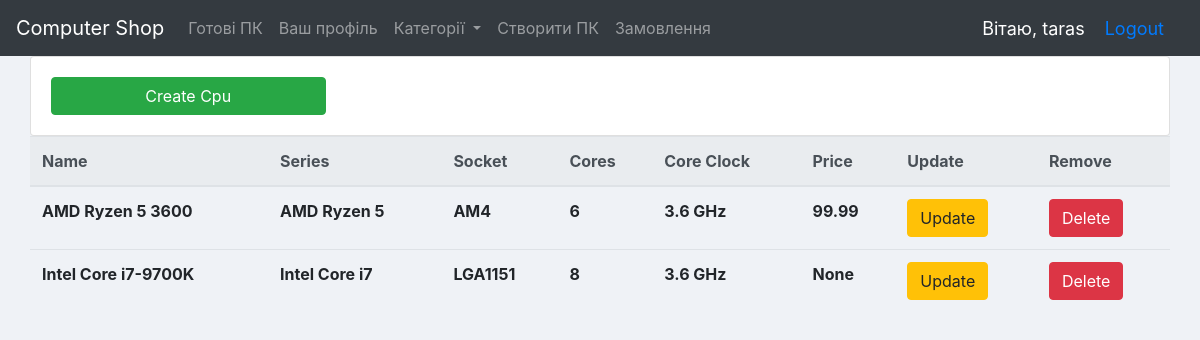
/cpu/ (signed in), run on the app's committed database.
### computers/models.py (models this page shows, shortened)
class Cpu(models.Model):
    name = models.CharField(max_length=150, null=True)
    model = models.CharField(max_length=150, null=True)
    series = models.CharField(max_length=150, null=True)
    socket = models.CharField(max_length=150, null=True)
    core_count = models.PositiveIntegerField(null=True)
    core_clock = models.FloatField(null=True)  # add GHz when printing out
    price = models.FloatField(null=True)

### computers/decorators.py (the view)
        def wrapper_func(request, *args, **kwargs):
            group = None
            if request.user.groups.exists():
                group = request.user.groups.all()[0].name
            if group in allowed_roles:
                return view_func(request, *args, **kwargs)
            else:
                return HttpResponse('You are not authorized!')

### computers/views/cpu_views.py (called while the page is built)
@login_required(login_url='login')
@allowed_users(allowed_roles=['admin'])
def cpu_list(request):
    cpus = Cpu.objects.all()
    context = {'cpus': cpus}
    return render(request, 'computers/cpu/table.html', context)

### computers/templates/computers/cpu/table.html
{% extends 'computers/base.html' %}
{% block content %}
<div class="row justify-content-right">
        <div class="card card-body">
            <a class="btn btn-success w-25" href="{% url 'create_cpu'%}">Create Cpu</a>
        </div>
</div>
<div class="row justify-content-center">
    <table class="table">
        <thead class="thead-light">
            <tr>
                <th scope="col">Name</th>
                <th scope="col">Series</th>
                <th scope="col">Socket</th>
                <th scope="col">Cores</th>
                <th scope="col">Core Clock</th>
                <th scope="col">Price</th>
                <th scope="col">Update</th>
                <th scope="col">Remove</th>
            </tr>
        </thead>
        <tbody>
            {% for cpu in cpus %}
            <tr>
                <th scope="col">{{ cpu.name }}</th>
                <th scope="col">{{ cpu.series }}</th>
                <th scope="col">{{ cpu.socket }}</th>
                <th scope="col">{{ cpu.core_count }}</th>
                <th scope="col">{{ cpu.core_clock }} GHz</th>
                <th scope="col">{{ cpu.price }}</th>
                <th scope="col">
                    <a class="btn btn-warning" href="{% url 'update_cpu' cpu.id %}">Update</a>
                </th>
                <th scope="col">
                    <a class="btn btn-danger" href="{% url 'delete_cpu' cpu.id %}">Delete</a>
                </th>
            </tr>
        {% endfor %}
        </tbody>
    </table>
</div>
{% endblock %}

### computers/templates/computers/base.html (shortened to what this page needs)
<!DOCTYPE html>
<html lang="en">
<head>
    <link rel="stylesheet" href="https://maxcdn.bootstrapcdn.com/bootstrap/4.0.0/css/bootstrap.min.css"
>
    {% load static %}
</head>
<body>
<nav class="navbar navbar-expand-lg navbar-dark bg-dark">
    <a class="navbar-brand" href="{% url 'home' %}">Computer Shop</a>
    {% include 'computers/navbar.html' %}
    <span class="hello-msg">Вітаю, {{request.user}}</span>
    {% if request.user.is_authenticated %}
        <span class="hello-msg"><a href="{% url 'logout' %}">Logout</a></span>
    {% else %}
        <span class="hello-msg"><a href="{% url 'login' %}">Login</a></span>
    {% endif %}
</nav>
<div class="{% block container %}container{% endblock %}">
    {% block content %}
    {% endblock %}
</div>
</body>
</html>

### computers/templates/computers/base.html (style rules this page uses)
body { background-color:#eff2f6; }
.hello-msg { font-size: 18px; color: #fff; margin-right: 20px; }

### data on the page
Cpu: name "AMD Ryzen 5 3600", series "AMD Ryzen 5", socket "AM4", core_count "6", core_clock "3.6", price "99.99"
Cpu: name "Intel Core i7-9700K", series "Intel Core i7", socket "LGA1151", core_count "8", core_clock "3.6", price "None"

### other printed values
{{ request.user }} "taras"
